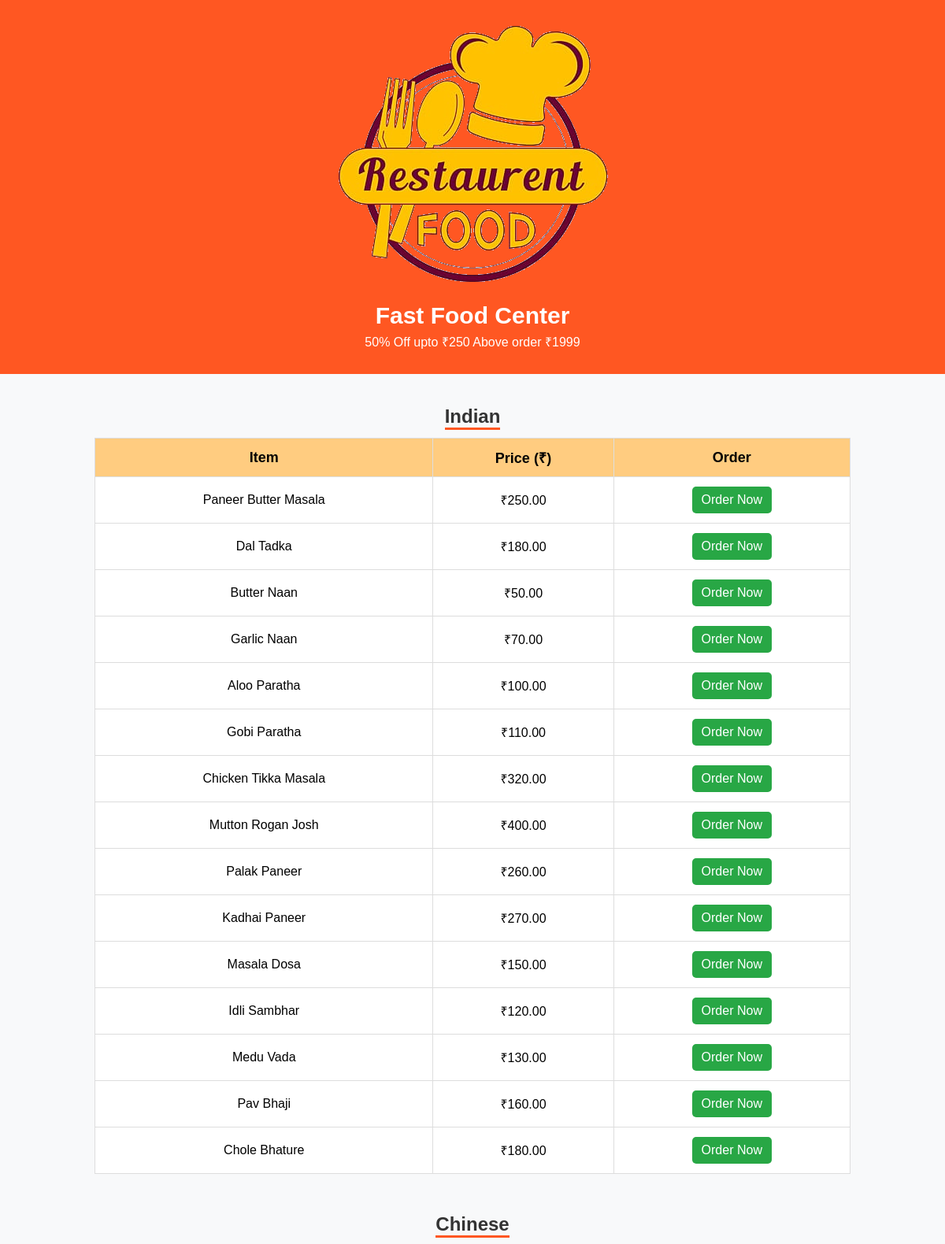
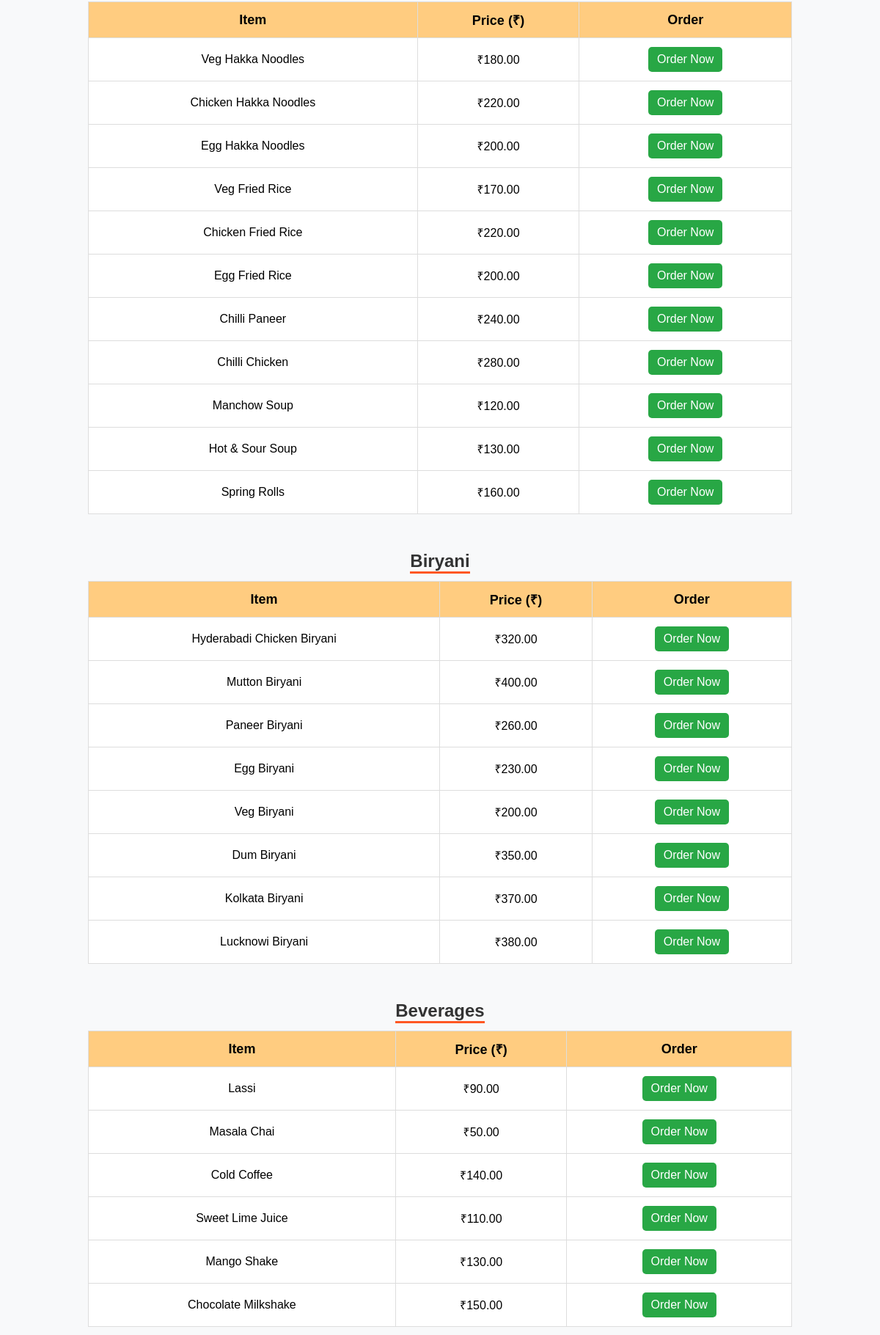
The page / (upper part) on the database its author committed (2 pictures, top to bottom).
### tables this page shows
CREATE TABLE IF NOT EXISTS `menu` (
  `id` int NOT NULL AUTO_INCREMENT,
  `name` varchar(100) NOT NULL,
  `price` decimal(10,2) NOT NULL,
  `category` varchar(50) NOT NULL,
  PRIMARY KEY (`id`)
);

### index.php (the view, shortened to what this page needs)
<?php include 'db.php'; ?>
<!DOCTYPE html>
<html lang="en">
<head>
    <link rel="stylesheet" href="style.css">
</head>
<body>
<header>
<img src="rr.png" alt="Fast Food Center Logo" class="logo">
    <h1>Fast Food Center</h1>
    <p>50% Off upto ₹250 Above order ₹1999</p>
</header>
<div class="menu-container">
    <?php
    $categories = ["Indian", "Chinese", "Biryani", "Beverages", "Desserts"];
    foreach ($categories as $category) {
        echo "<h2 class='category-title'>$category</h2>";
        echo "<table class='menu-table'>";
        echo "<tr><th>Item</th><th>Price (₹)</th><th>Order</th></tr>";
        $result = $conn->query("SELECT * FROM menu WHERE category='$category'");
        while ($row = $result->fetch_assoc()) {
            echo "<tr>
                    <td>{$row['name']}</td>
                    <td>₹{$row['price']}</td>
                    <td><a href='order.php?name={$row['name']}&price={$row['price']}' class='order-btn'>Order Now</a></td>
                  </tr>";
        }
        echo "</table>";
    }
    ?>
</div>
</body>
</html>

### style.css (style rules this page uses)
body { font-family: Arial, sans-serif; background-color: #f8f9fa; text-align: center; margin: 0; padding: 0; animation: fadeIn 1.5s ease-in; }
header { background-color: #ff5722; color: white; padding: 20px 0; animation: slideDown 1s ease-out; }
header h1 { font-size: 30px; margin: 0; }
header p { font-size: 16px; margin: 5px 0 10px; }
.menu-container { width: 80%; margin: 20px auto; animation: fadeInUp 1.2s ease-in-out; }
.category-title { font-size: 24px; color: #333; border-bottom: 3px solid #ff5722; display: inline-block; margin: 20px 0 10px; transition: color 0.3s ease-in-out, transform 0.3s; }
.menu-table { width: 100%; border-collapse: collapse; margin-bottom: 30px; animation: fadeIn 1.5s ease-in; }
.menu-table th, .menu-table td { padding: 12px; border: 1px solid #ddd; }
.menu-table th { background-color: #ffcc80; font-size: 18px; }
.menu-table td { background-color: #fff; font-size: 16px; }
.order-btn { text-decoration: none; background-color: #28a745; color: white; padding: 8px 12px; border-radius: 5px; font-size: 16px; transition: background-color 0.3s, transform 0.2s; display: inline-block; }

### rows shown on the page
menu: name "Paneer Butter Masala", price "250.00"
menu: name "Dal Tadka", price "180.00"
menu: name "Butter Naan", price "50.00"
menu: name "Garlic Naan", price "70.00"
menu: name "Aloo Paratha", price "100.00"
menu: name "Gobi Paratha", price "110.00"
menu: name "Chicken Tikka Masala", price "320.00"
menu: name "Mutton Rogan Josh", price "400.00"
menu: name "Palak Paneer", price "260.00"
menu: name "Kadhai Paneer", price "270.00"
menu: name "Masala Dosa", price "150.00"
menu: name "Idli Sambhar", price "120.00"
menu: name "Medu Vada", price "130.00"
menu: name "Pav Bhaji", price "160.00"
menu: name "Chole Bhature", price "180.00"
menu: name "Veg Hakka Noodles", price "180.00"
menu: name "Chicken Hakka Noodles", price "220.00"
menu: name "Egg Hakka Noodles", price "200.00"
menu: name "Veg Fried Rice", price "170.00"
menu: name "Chicken Fried Rice", price "220.00"
menu: name "Egg Fried Rice", price "200.00"
menu: name "Chilli Paneer", price "240.00"
menu: name "Chilli Chicken", price "280.00"
menu: name "Manchow Soup", price "120.00"
menu: name "Hot & Sour Soup", price "130.00"
menu: name "Spring Rolls", price "160.00"
menu: name "Hyderabadi Chicken Biryani", price "320.00"
menu: name "Mutton Biryani", price "400.00"
menu: name "Paneer Biryani", price "260.00"
menu: name "Egg Biryani", price "230.00"
menu: name "Veg Biryani", price "200.00"
menu: name "Dum Biryani", price "350.00"
menu: name "Kolkata Biryani", price "370.00"
menu: name "Lucknowi Biryani", price "380.00"
menu: name "Lassi", price "90.00"
menu: name "Masala Chai", price "50.00"
menu: name "Cold Coffee", price "140.00"
menu: name "Sweet Lime Juice", price "110.00"
menu: name "Mango Shake", price "130.00"
menu: name "Chocolate Milkshake", price "150.00"

### other values the page prints
$category "Indian"
$category "Chinese"
$category "Biryani"
$category "Beverages"
